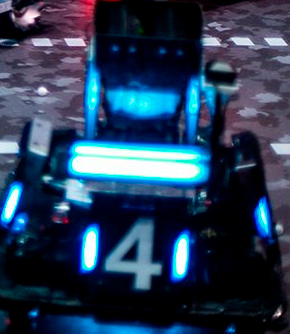
#> input picture 3geometric_transformation/light1.jpg, 290 x 334 px
$ python geometric_transformation.py
#> lines starting #> are read from the running program, lines starting #| are printed output that depends on the picture
#geometric_transformation.py
import cv2
import numpy as np
import matplotlib.pyplot as plt

img = cv2.imread('light1.jpg')
#> img is the input picture: shape (334, 290, 3); mean B, G, R 86.5, 60.4, 39.5
#图像平移
H = np.float32([[1,0,100],[0,1,50]])
rows,cols = img.shape[:2]
#> rows = 334; cols = 290
res = cv2.warpAffine(img,H,(rows,cols)) #需要图像、变换矩阵、变换后的大小
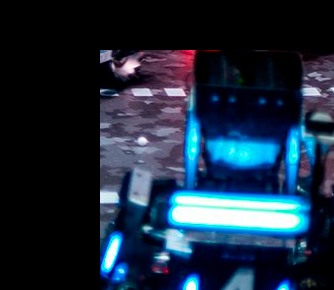
#> res: shape (290, 334, 3); mean B, G, R 60.2, 42.6, 26.4
plt.subplot(121)
plt.imshow(img,'brg')
plt.subplot(122)
plt.imshow(res,'brg')
#plt.show()
cv2.imwrite("light_warpAffine.jpg", res)
#图像缩放
# 插值：interpolation
# None本应该是放图像大小的位置的，后面设置了缩放比例，
#所有就不要了
res1 = cv2.resize(img,None,fx=8,fy=8,interpolation=cv2.INTER_CUBIC)
#直接规定缩放大小，这个时候就不需要缩放因子
height,width = img.shape[:2]
#> height = 334; width = 290
res2 = cv2.resize(img,(4*width,4*height),interpolation=cv2.INTER_CUBIC)
plt.subplot(131)
plt.imshow(img,'brg')
plt.subplot(132)
plt.imshow(res1,'brg')
plt.subplot(133)
plt.imshow(res2,'brg')
#plt.show()

#图像旋转
rows,cols = img.shape[:2]
#第一个参数旋转中心，第二个参数旋转角度，第三个参数：缩放比例
M = cv2.getRotationMatrix2D((cols/3,rows/3),90,1.1)
#第三个参数：变换后的图像大小
res = cv2.warpAffine(img,M,(rows,cols))
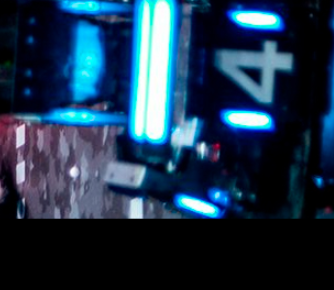
#> res: shape (290, 334, 3); mean B, G, R 75.7, 52.7, 29.2
plt.subplot(121)
plt.imshow(img)
plt.subplot(122)
plt.imshow(res)
#plt.show()

#图像仿射
rows,cols = img.shape[:2]
pts1 = np.float32([[65,140],[215,150],[55,300]])
pts2 = np.float32([[10,100],[200,50],[100,250]])
M = cv2.getAffineTransform(pts1,pts2)
#第三个参数：变换后的图像大小
res = cv2.warpAffine(img,M,(rows,cols))
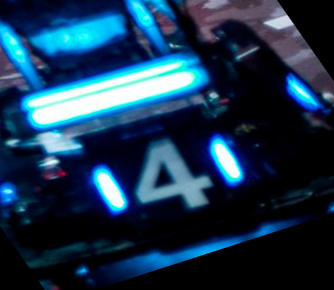
#> res: shape (290, 334, 3); mean B, G, R 78.2, 53, 24.6
plt.subplot(121)
plt.imshow(img)
plt.subplot(122)
plt.imshow(res)
#plt.show()

#图像透射
rows,cols = img.shape[:2]
pts1 = np.float32([[87,191],[191,198],[78,294],[187,292]])
pts2 = np.float32([[0,0],[200,0],[0,200],[200,200]])
M = cv2.getPerspectiveTransform(pts1,pts2)
res = cv2.warpPerspective(img,M,(200,200))
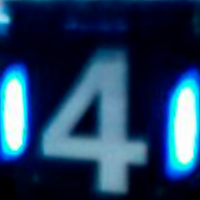
#> res: shape (200, 200, 3); mean B, G, R 95.1, 62.1, 32.5
plt.subplot(121)
plt.imshow(img,'Blues')
plt.subplot(122)
plt.imshow(res,'brg')
plt.show()
#> figure, not shown here; B, G, R data is drawn as R, G, B
